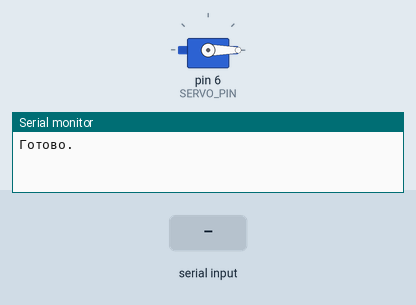
Simulated run of this sketch. Board: Arduino Uno, built with avr-gcc and run on an emulated ATmega328P. Shown: servo, the last lines printed to the serial monitor. The inputs (shaded band) are chosen by the test bench.

Above: at 1.2 s.
1.3 s: "open\n" received over Serial
At 2.4 s:
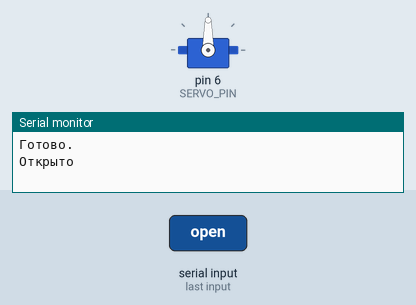
2.8 s: "close\n" received over Serial
At 3.5 s:
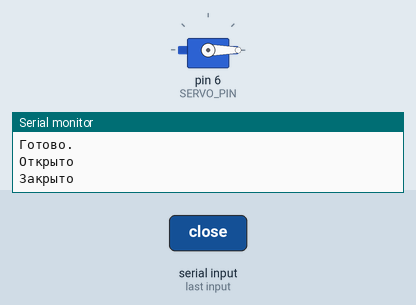
Timing chart, 0 to 5.8 s (numbered marks = the images above; inputs shaded):
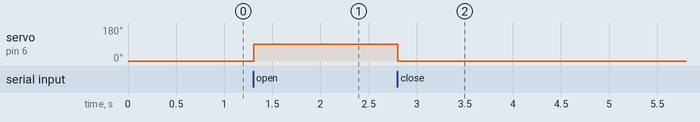

The sketch:

arduino_servo.ino
```cpp
#include <Servo.h>

#define SERVO_PIN 6

Servo servo;
bool doorOpen = false;

void setup() {
  Serial.begin(9600);
  servo.attach(SERVO_PIN);
  servo.write(0);
  Serial.println("Готово.");
}

void loop() {
  if (Serial.available() > 0) {
    String command = Serial.readStringUntil('\n');
    command.trim();

    if (command == "open") {
      servo.write(90);
      Serial.println("Открыто");
      doorOpen = true;
    } else if (command == "close") {
      servo.write(0);
      Serial.println("Закрыто");
      doorOpen = false;
    } else {
      Serial.println("Неизвестная команда");
    }
  }
}
```

Measured:
- after the input at 1.3 s, servo on pin 6 (SERVO_PIN): 0° → 90° at once
- after the input at 2.8 s, servo on pin 6 (SERVO_PIN): 90° → 0° at once
